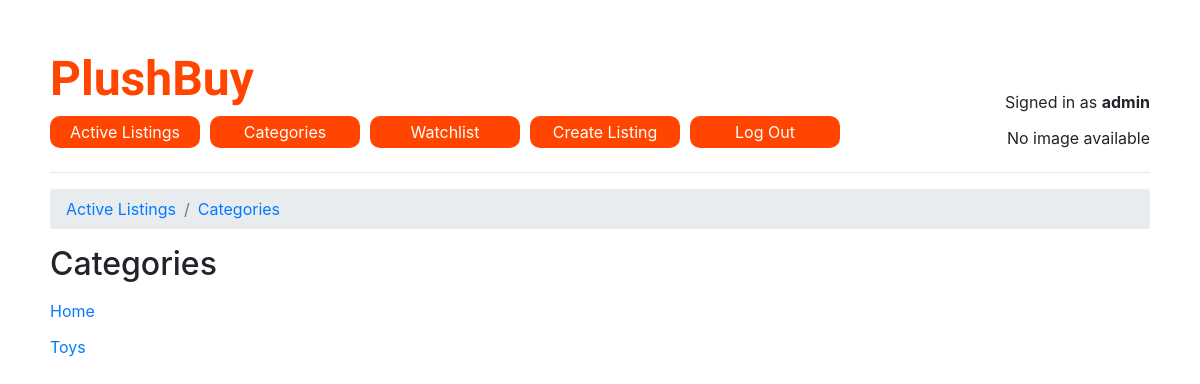
The page /categories (signed in) on the database its author committed.
### auctions/models.py (models this page shows, shortened)
class User(AbstractUser):
    image = models.ImageField(upload_to='images/%Y/%m/%d/', null=True, blank=True)

class Category(models.Model):
    name = models.CharField(max_length=64, null=True)

### auctions/views.py (the view)
# urls.py: path("categories", views.categories, name="categories"),
def categories(request):
    user = request.user
    listings = Listing.objects.all()
    categories = Category.objects.all()
    return render(request, "auctions/categories.html", {
        "user": user,
        "listings": listings,
        "categories": categories
    })

### auctions/templates/auctions/categories.html
{% extends "auctions/layout.html" %}
{% block body %}
    <h2>Categories</h2>
    <ul>
        {% for category in categories %}
            <a href="{% url 'category_listings' category.name %}" alt=""><li>{{ category.name }}</li></a>
        {% endfor %}
    </ul>
{% endblock %}

### auctions/templates/auctions/layout.html (shortened to what this page needs)
{% load static %}
<!DOCTYPE html>
<html lang="en">
    <head>
        <link rel="stylesheet" href="https://stackpath.bootstrapcdn.com/bootstrap/4.4.1/css/bootstrap.min.css">
        <link href="{% static 'auctions/styles.css' %}" rel="stylesheet">
    </head>
    <body>
         <header>
            <div>
                <h1>PlushBuy</h1>
                <ul class="nav">
                    <li class="nav-item">
                        <a class="nav-link" href="{% url 'index' %}">Active Listings</a>
                    </li>
                    <li class="nav-item">
                        <a class="nav-link" href="{% url 'categories' %}">Categories</a>
                    </li>
                    {% if user.is_authenticated %}
                        <li class="nav-item">
                            <a class="nav-link" href="{% url 'watchlist' %}">Watchlist</a>
                        </li>
                        <li class="nav-item">
                            <a class="nav-link" href="{% url 'create_listing' %}">Create Listing</a>
                        </li>
                        <li class="nav-item">
                            <a class="nav-link" href="{% url 'logout' %}">Log Out</a>
                        </li>
                    {% endif %}
                </ul>
            </div>
            <div class="user-container">
                {% if user.is_authenticated %}
                    <p>Signed in as <strong>{{ user.username }}</strong></p>
                    {% if user.image %}
                        <img src="{{ user.image.url }}" alt="User Image" class="user-img">
                    {% else %}
                        <p>No image available</p>
                    {% endif %}
                {% else %}
                    Not signed in.
                {% endif %}
            </div>
        </header>
        <hr>
        <nav>
            <ol class="breadcrumb">
                <li class="breadcrumb-item"><a href="/">Active Listings</a></li>
                <li class="breadcrumb-item"><a href="{% url 'categories' %}">Categories</a></li>
            </ol>
        </nav>
        {% block body %}
        {% endblock %}
    </body>
</html>

### auctions/static/auctions/styles.css (style rules this page uses)
html, body, div, span, applet, object, iframe, h1, h2, h3, h4, h5, h6, p, blockquote, pre, a, abbr, acronym, address, big, cite, code, del, dfn, em, img, ins, kbd, q, s, samp, small, strike, strong, sub, sup, tt, var, b, u, i, center, dl, dt, dd, ol, ul, li, fieldset, form, label, legend, table, caption, tbody, tfoot, thead, tr, th, td, article, aside, canvas, details, embed, figure, figcaption, footer, header, hgroup, menu, nav, output, ruby, section, summary, time, mark, audio, video { margin: 0; padding: 0; border: 0; vertical-align: baseline; }
article, aside, details, figcaption, figure, footer, header, hgroup, menu, nav, section { display: block; }
body { line-height: 1; }
ol, ul { list-style: none; }
body { padding: 50px; }
h1 { color: #ff4500; font-weight: bold; font-family: 'Poetsen One'; font-size: 48px; }
h2, h3, h4, p { margin: 10px 0; }
header { display: flex; justify-content: space-between; align-items: flex-end; }
ul li { margin: 20px 0; }
.user-container { display: flex; flex-direction: column; align-items: flex-end; }
.nav-item { background-color: #ff4500; border-radius: 10px; margin: 8px 10px; margin-left: 0px; width: 150px; text-align: center; }
.nav-link { color: white; }
hr { width: 100%; }

### rows shown on the page
User: username "admin"
Category: name "Home"
Category: name "Toys"
